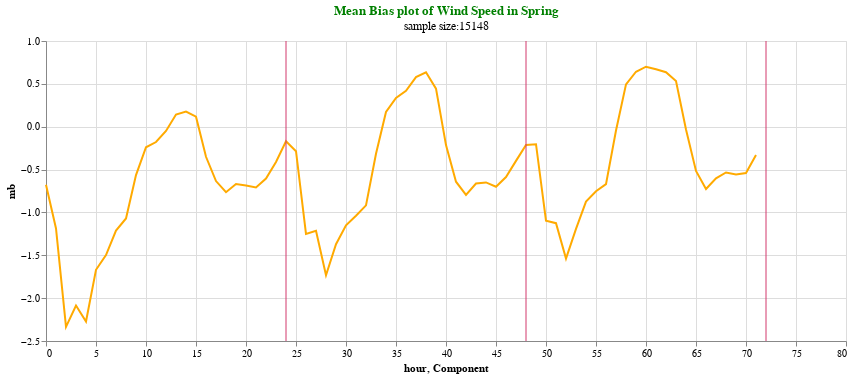

Write notebook code for a chart like this one.
### Code cell
plotrmse(Spr_mb_wsp,'mb',"Mean Bias plot of Wind Speed in Spring","sample size:" +  str(Spr["wsp_dif"].count()))

### Figure 1 — Vega-Lite specification as saved in the notebook (floating-point values rounded to 4 significant figures)
{"config": {"view": {"continuousWidth": 400, "continuousHeight": 300}}, "layer": [{"data": {"name": "data-eef5ae87869cd9e3d206220e19a40fa2"}, "mark": "line", "encoding": {"color": {"value": "#FFAA00"}, "x": {"field": "hour", "type": "quantitative"}, "y": {"field": "mb", "type": "quantitative"}}, "height": 300, "title": {"text": ["Mean Bias plot of Wind Speed in Spring"], "subtitle": ["sample size:15148"], "color": "green"}, "width": 800}, {"data": {"name": "data-b9dd60dc560f7891b967d8e82c37ad0c"}, "mark": {"type": "rule", "color": "#D2386C"}, "encoding": {"x": {"field": "Component", "type": "quantitative"}}}], "$schema": "https://vega.github.io/schema/vega-lite/v4.17.0.json", "datasets": {"data-eef5ae87869cd9e3d206220e19a40fa2": [{"mb": -0.6769, "hour": 0}, {"mb": -1.188, "hour": 1}, {"mb": -2.335, "hour": 2}, {"mb": -2.086, "hour": 3}, {"mb": -2.273, "hour": 4}, {"mb": -1.669, "hour": 5}, {"mb": -1.497, "hour": 6}, {"mb": -1.211, "hour": 7}, {"mb": -1.071, "hour": 8}, {"mb": -0.565, "hour": 9}, {"mb": -0.2395, "hour": 10}, {"mb": -0.1785, "hour": 11}, {"mb": -0.04969, "hour": 12}, {"mb": 0.1415, "hour": 13}, {"mb": 0.1773, "hour": 14}, {"mb": 0.1171, "hour": 15}, {"mb": -0.3508, "hour": 16}, {"mb": -0.6343, "hour": 17}, {"mb": -0.764, "hour": 18}, {"mb": -0.6685, "hour": 19}, {"mb": -0.6849, "hour": 20}, {"mb": -0.7091, "hour": 21}, {"mb": -0.6051, "hour": 22}, {"mb": -0.4116, "hour": 23}, {"mb": -0.1699, "hour": 24}, {"mb": -0.286, "hour": 25}, {"mb": -1.25, "hour": 26}, {"mb": -1.214, "hour": 27}, {"mb": -1.733, "hour": 28}, {"mb": -1.371, "hour": 29}, {"mb": -1.15, "hour": 30}, {"mb": -1.039, "hour": 31}, {"mb": -0.9177, "hour": 32}, {"mb": -0.3147, "hour": 33}, {"mb": 0.1727, "hour": 34}, {"mb": 0.3367, "hour": 35}, {"mb": 0.4191, "hour": 36}, {"mb": 0.5782, "hour": 37}, {"mb": 0.6343, "hour": 38}, {"mb": 0.4444, "hour": 39}, {"mb": -0.2145, "hour": 40}, {"mb": -0.6416, "hour": 41}, {"mb": -0.795, "hour": 42}, {"mb": -0.6633, "hour": 43}, {"mb": -0.65, "hour": 44}, {"mb": -0.6999, "hour": 45}, {"mb": -0.5874, "hour": 46}, {"mb": -0.3987, "hour": 47}, {"mb": -0.2133, "hour": 48}, {"mb": -0.2042, "hour": 49}, {"mb": -1.096, "hour": 50}, {"mb": -1.125, "hour": 51}, {"mb": -1.538, "hour": 52}, {"mb": -1.192, "hour": 53}, {"mb": -0.8737, "hour": 54}, {"mb": -0.7536, "hour": 55}, {"mb": -0.6703, "hour": 56}, {"mb": -0.04386, "hour": 57}, {"mb": 0.4937, "hour": 58}, {"mb": 0.6414, "hour": 59}, {"mb": 0.7003, "hour": 60}, {"mb": 0.67, "hour": 61}, {"mb": 0.636, "hour": 62}, {"mb": 0.5319, "hour": 63}, {"mb": -0.03306, "hour": 64}, {"mb": -0.5163, "hour": 65}, {"mb": -0.7271, "hour": 66}, {"mb": -0.6015, "hour": 67}, {"mb": -0.5335, "hour": 68}, {"mb": -0.5574, "hour": 69}, {"mb": -0.54, "hour": 70}, {"mb": -0.3312, "hour": 71}], "data-b9dd60dc560f7891b967d8e82c37ad0c": [{"Component": 24}, {"Component": 48}, {"Component": 72}]}}
